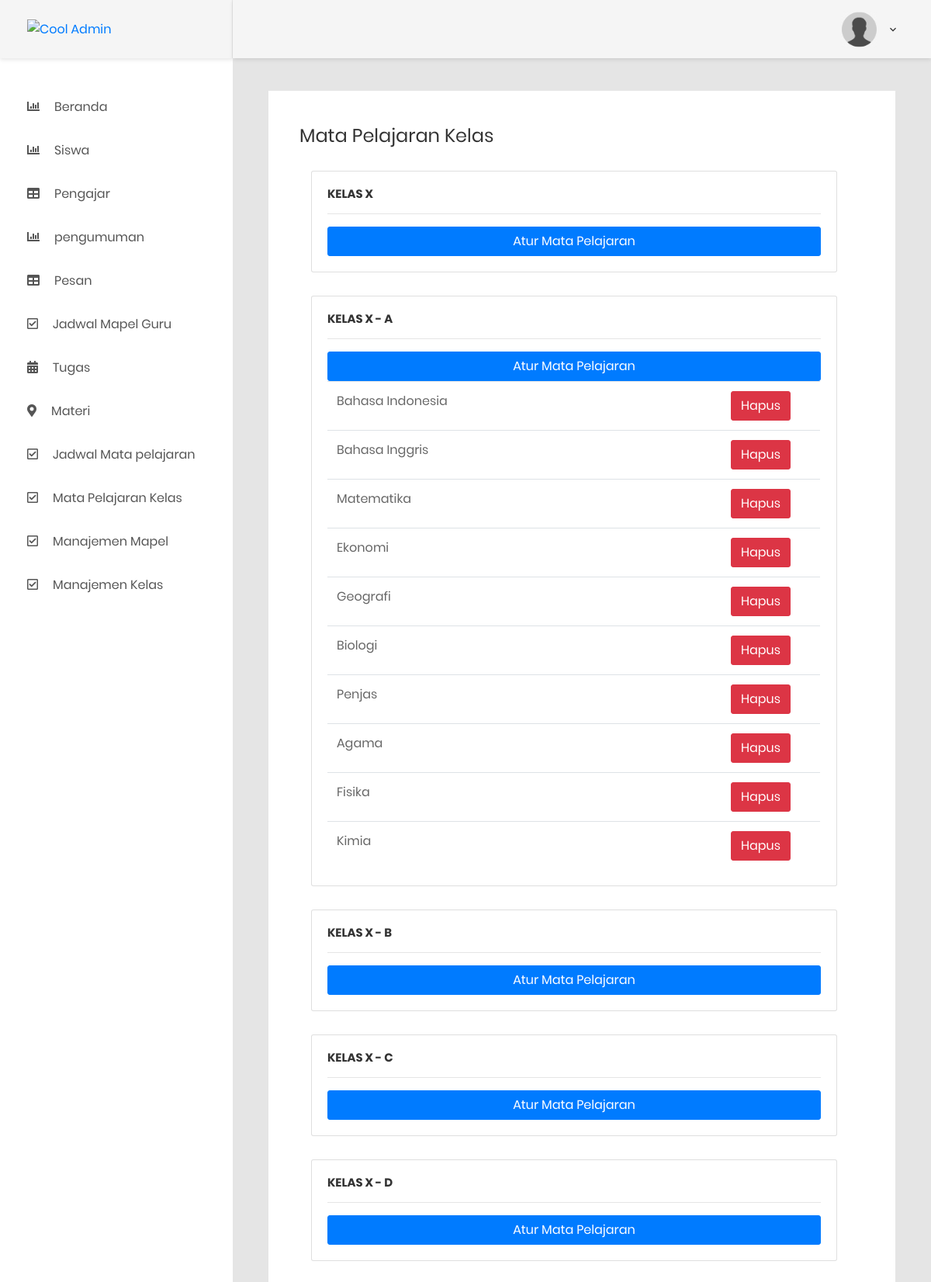
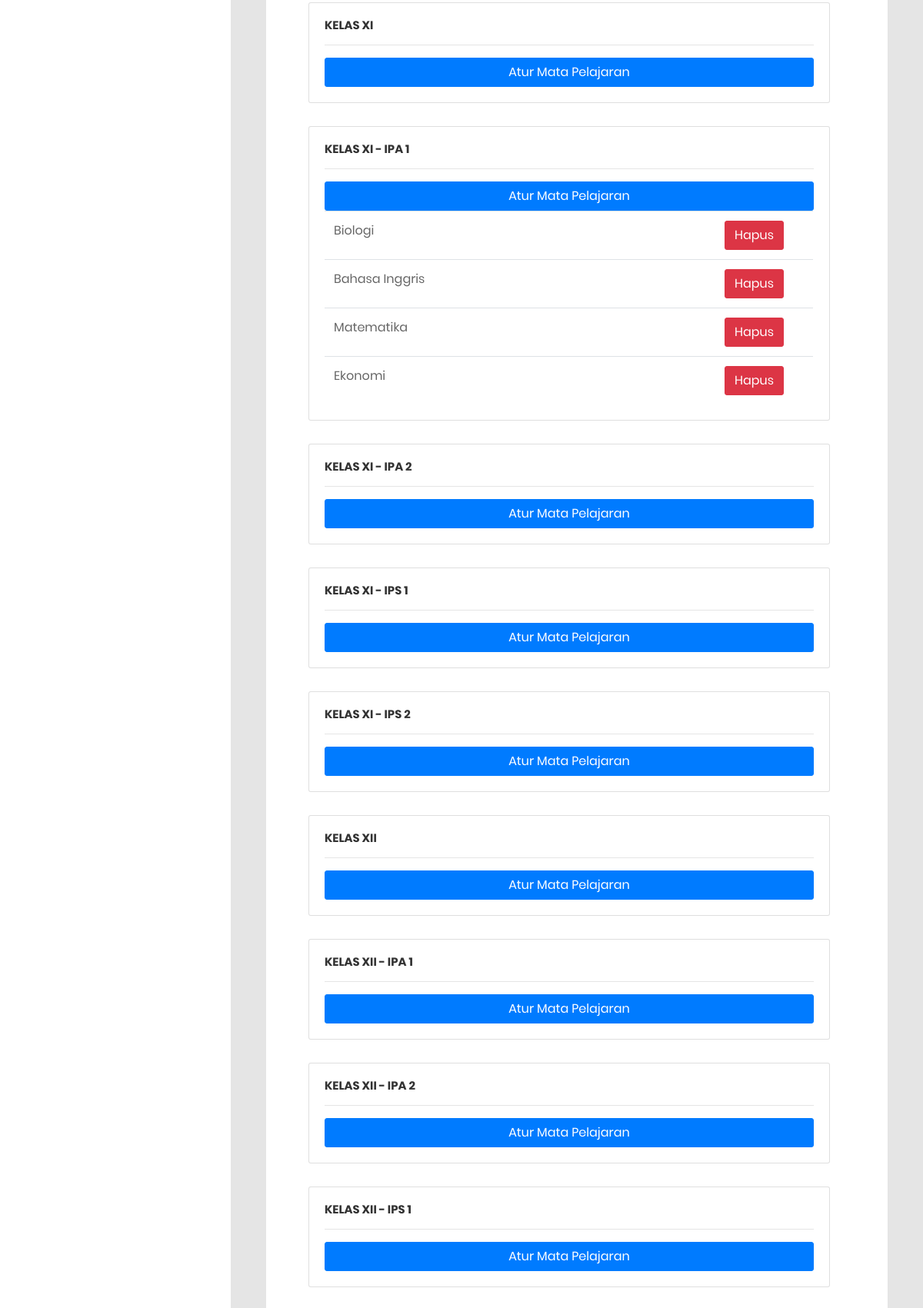
Screenshot of /admin/mapelKelas (upper part) with the database file from the repository (2 pictures, top to bottom).
### tables this page shows
CREATE TABLE `el_kelas` (
  `id` int(11) NOT NULL,
  `nama` varchar(45) NOT NULL,
  `parent_id` int(11) DEFAULT NULL,
  `urutan` int(11) NOT NULL,
  `aktif` tinyint(1) NOT NULL DEFAULT 1 COMMENT '1=aktif 0=tidak'
);

CREATE TABLE `el_mapel_kelas` (
  `id` int(11) NOT NULL,
  `kelas_id` int(11) NOT NULL,
  `mapel_id` int(11) NOT NULL,
  `aktif` tinyint(1) NOT NULL DEFAULT 1
);

CREATE TABLE `el_mapel` (
  `id` int(11) NOT NULL,
  `nama` varchar(255) NOT NULL,
  `info` text DEFAULT NULL,
  `aktif` tinyint(1) NOT NULL DEFAULT 1 COMMENT '1 = ya, 0 = tidak'
);

### application/controllers/Admin.php (called while the page is built, shortened)
<?php
class admin extends CI_Controller {
	function __construct(){
		$this->load->model('Admin_model');
	}
    public function mapelKelas()
    {
        $data['data']=$this->Admin_model->getKelas()->result();
        $data['mapel']=$this->Admin_model->getMapelKelas()->result();
        $this->load->view('part/header');
        $this->load->view('part/sidebaradmin',$data);
        $this->load->view('admin/mapelKelas',$data);
        $this->load->view('part/footer');
    }
}
?>

### index.php (called while the page is built, shortened)
<?php
require_once BASEPATH.'core/CodeIgniter.php';

### application/models/Admin_model.php (called while the page is built, shortened)
<?php
    class admin_model extends CI_Model{
        public function getKelas()
        {
            return  $this->db->query("SELECT * FROM  el_kelas ORDER BY urutan");
        }
        public function getMapelKelas()
        {
            return  $this->db->query("SELECT
            emk.id AS id,
            emk.kelas_id,
            em.nama,
            emk.mapel_id,
            emk.aktif AS kelas_aktif
            FROM
            el_mapel_kelas AS emk
            JOIN el_mapel AS em ON em.id = emk.mapel_id
            WHERE
            emk.aktif = 1");
        }
    }
?>

### application/views/admin/mapelKelas.php (the view, shortened to what this page needs)
<div class="main-content">
    <div class="section__content section__content--p30">
        <div class="container-fluid">
            <div class="map-data m-b-40">
                <h3 class="title-3 m-b-30">Mata Pelajaran Kelas</h3>
                <div class="mx-auto d-block">
                    <div class="container-fluid">
                        <?php foreach ($data as $key) { ?>
                      <div class="card card-body">
                        <h5><?=$key->nama?></h5>
                        <hr>
                            <a href="<?=base_url()?>admin/aturMapelKelas/<?=$key->id?>" class="btn btn-primary pull-right">Atur Mata Pelajaran</a>
                            <div class="table-responsive">
                                <table class="table">
                                    <tbody>
                                    <?php foreach ($mapel as $k) {
                                        if ($key->id == $k->kelas_id) {
                                     ?>
                                    <tr>
                                        <td width="80%"><?=$k->nama?></td>
                                        <td><a href="<?=base_url()?>admin/hapusMapelKelas/<?=$k->id?>" class="btn btn-danger">Hapus</a></td>
                                    </tr>
                                    <?php } }?>
                                    </tbody>
                                </table>
                            </div>
                      </div>
                      <?php } ?>
                    </div>
                </div>
                <br>
            </div>
        </div>
    </div>
</div>

### rows the page displays
el_kelas: nama "KELAS X"
el_kelas: nama "KELAS X - A"
el_mapel_kelas: el_mapel.nama "Bahasa Indonesia"
el_mapel_kelas: el_mapel.nama "Bahasa Inggris"
el_mapel_kelas: el_mapel.nama "Matematika"
el_mapel_kelas: el_mapel.nama "Ekonomi"
el_mapel_kelas: el_mapel.nama "Geografi"
el_mapel_kelas: el_mapel.nama "Biologi"
el_mapel_kelas: el_mapel.nama "Penjas"
el_mapel_kelas: el_mapel.nama "Agama"
el_mapel_kelas: el_mapel.nama "Fisika"
el_mapel_kelas: el_mapel.nama "Kimia"
el_kelas: nama "KELAS X - B"
el_kelas: nama "KELAS X - C"
el_kelas: nama "KELAS X - D"
el_kelas: nama "KELAS XI"
el_kelas: nama "KELAS XI - IPA 1"
el_mapel_kelas: el_mapel.nama "Biologi"
el_mapel_kelas: el_mapel.nama "Bahasa Inggris"
el_mapel_kelas: el_mapel.nama "Matematika"
el_mapel_kelas: el_mapel.nama "Ekonomi"
el_kelas: nama "KELAS XI - IPA 2"
el_kelas: nama "KELAS XI - IPS 1"
el_kelas: nama "KELAS XI - IPS 2"
el_kelas: nama "KELAS XII"
el_kelas: nama "KELAS XII - IPA 1"
el_kelas: nama "KELAS XII - IPA 2"
el_kelas: nama "KELAS XII - IPS 1"
